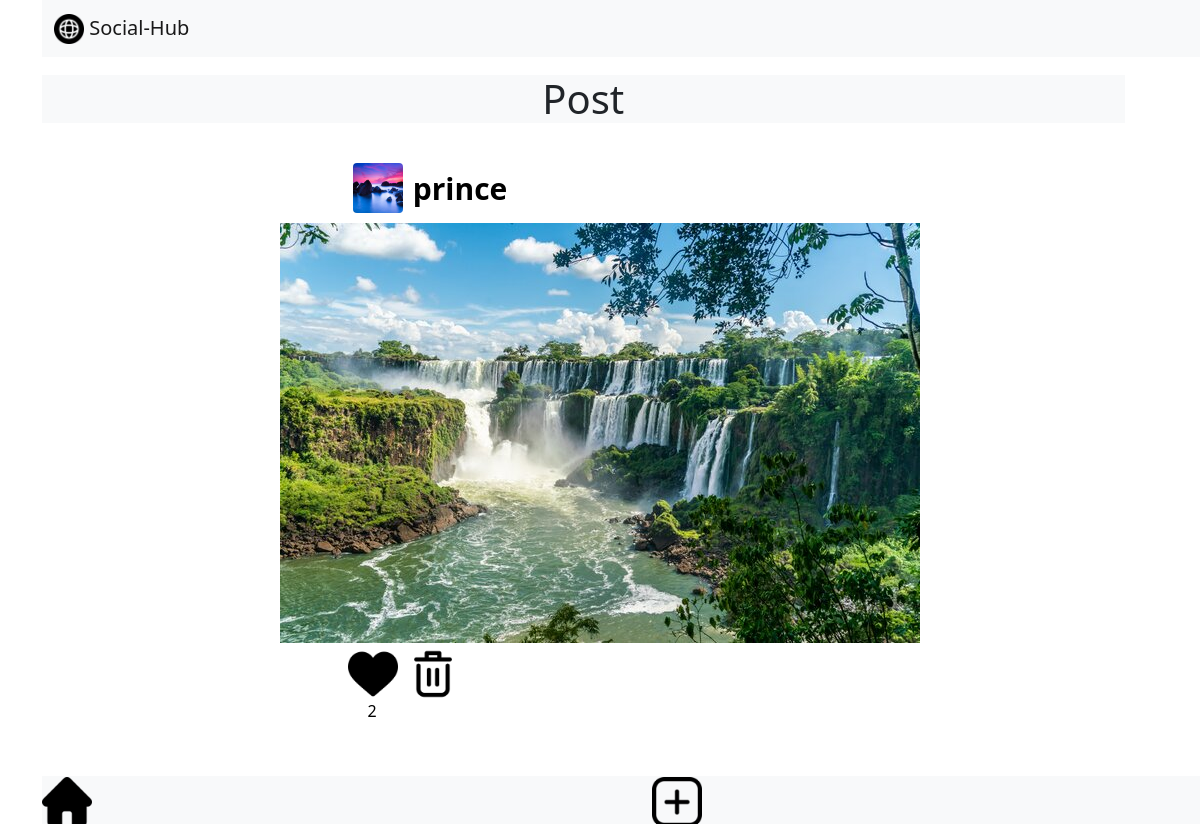
Screenshot of /main/show_post?post=7 (signed in) with the database file from the repository.
### my_app/models.py (models this page shows)
class User_profile_img(models.Model):
    username=models.ForeignKey(Login_info,on_delete=models.CASCADE)
    dp=models.ImageField(upload_to=filepath, null=True, blank=True)

class Login_info (models.Model):
    username= models.CharField(max_length =50)
    email=models.EmailField()
    password=models.CharField(max_length =10)

class Post1(models.Model):
    user_pro=models.ForeignKey(User_profile,on_delete=models.CASCADE)
    user_pro_img=models.ForeignKey(User_profile_img,on_delete=models.CASCADE)
    post_img=models.ImageField(upload_to=filepath1, null=True, blank=True)
    like_cnt=models.IntegerField()
    captions=models.CharField(max_length=200)

### my_app/views.py (the view, shortened to what this page needs)
# urls.py: path('show_post' , views.show_post,name='show_post'),
def show_post(request):
    if request.method=="GET":
        session_username = request.session['username']
        p_id=request.GET.get('post')
        p=Post1.objects.get(id=p_id)
        login_info = Login_info.objects.get(username=p.user_pro.username.username)
        user_pro_img=User_profile_img.objects.get(username=login_info)
        if Like.objects.filter(username=Login_info.objects.get(username=session_username)).filter(post=p).exists():
            like=Like.objects.filter(username=Login_info.objects.get(username=session_username)).get(post=p)
        else:
            like=Like()
        if session_username==p.user_pro.username.username:
            context = {
                'post' : p,
                'login' : login_info,
                'img' : user_pro_img,
                'like' : like,
                'd' : True,
            }
    return render(request , "show_post.html" , context)

### template/show_post.html (shortened to what this page needs)
{%extends 'base.html'%}
{% block body %}
<h1 style="margin-top: 75px;  background-color: #f8f9fa!important; width: 97%; text-align: center;">Post</h1>
<div class="post" style=" margin-top: 40px;  margin-bottom: 80px;">
    <A href="searched_user?login_info={{login.username}}" style="color: black; text-decoration: none;">
        <div class="acc_info">
            {% if img.dp %}
            <img src="{{ img.dp.url }}" alt="" width="50" height="50" class="rounded  d-inline-block align-text-top">
            {% else %}
            <img src="media/temp/user.png" alt="" width="50" height="50" class="rounded  d-inline-block align-text-top">
            {% endif %}
            <strong style="font-size: 30px; padding-left: 10px;">{{ login.username }}</strong>
        </div>
    </A>
    <img src="{{ post.post_img.url }}" alt="" style="width: 80vh; padding-top: 10px;">
    <div class="share">
        <a href="like_unlike?post_id={{ post.id }}&page=post" style="text-decoration: none ; color: black;"><div class="tabs1">
            {% if like %}
                {% if like.like %}
                <img src="media/temp/heart.png" alt="" width="50" height="50" class="d-inline-block align-text-top">
                {% else %}
                <img src="media/temp/unliked.png" alt="" width="50" height="50" class="d-inline-block align-text-top">
                {% endif %}
            {% else %}
                <img src="media/temp/unliked.png" alt="" width="50" height="50" class="d-inline-block align-text-top">
            {% endif %}
            <p style="margin-left: 20px;">{{ post.like_cnt }}</p>
        </div></a>
        {% if d %}
        <div class="tabs1">
            <a href="delete_post?id=
            {{post.id}}">
            <img src="media/temp/delete.png" alt="" width="50" height="50" class="d-inline-block align-text-top"></a>
        </div>
        {% endif %}
    </div>
</div>
{% endblock body %}

### template/show_post.html (style rules this page uses)
.post { display: flex; align-items: center; flex-direction: column; }
.post .acc_info { margin-left: -340px; height: 50px; display: flex; justify-content: center; align-items: center; }
.post .share { display: flex; flex-direction: row; margin-left: -395px; }
.post .share .tabs1 { padding: 5px; }

### template/base.html (style rules this page uses)
* { margin: 0; padding: 0; }

### rows the page displays
User_profile_img: dp (picture)
Login_info: username "prince"
Post1: post_img (picture), like_cnt "2"
